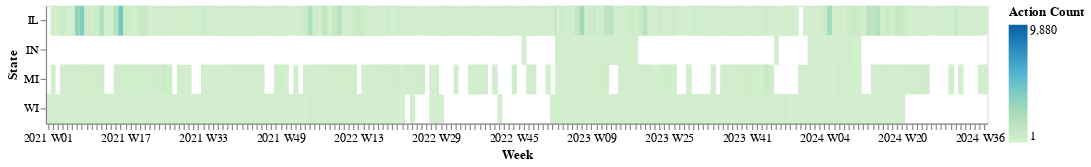

The code cell stored with this chart in its notebook:
### Markdown cell above
### 4.1 - Actions Heatmap

Generate a heatmap (using `mark_rect`) with:

- a row per state
- each row consists of shaded marks with shading based on the total action count for a given week

Tip: Use the 'yearweek(date)' aggregation for the X channel.

See `imgs/ex4.1.png`.

### Code cell
def actions_heatmap_scaled(df):

    df_agg = df.groupby(["state", "date"]).size().reset_index(name="count")

    # https://altair-viz.github.io/gallery/histogram_heatmap.html
    chart = alt.Chart(df_agg).mark_rect().encode(
        x = alt.X('yearweek(date):O', title='Week'),
        y = alt.Y('state:N', title = 'State'),
        color = alt.Color('count:Q', title='Action Count', scale=alt.Scale(scheme='greenblue'))
    ).properties(
        width=800,
        height=100
    )

    return chart

actions_heatmap_scaled(actions_df())

### Figure 1 — Vega-Lite specification as saved in the notebook (floating-point values rounded to 4 significant figures; data arrays with more than 128 entries replaced by an {"elided": "..."} marker saying what was removed)
{"config": {"view": {"continuousWidth": 300, "continuousHeight": 300}}, "data": {"name": "data-440929bf21d4f6f3d7e5c8908d2b52bd"}, "mark": {"type": "rect"}, "encoding": {"color": {"field": "count", "scale": {"scheme": "greenblue"}, "title": "Action Count", "type": "quantitative"}, "x": {"field": "date", "timeUnit": "yearweek", "title": "Week", "type": "ordinal"}, "y": {"field": "state", "title": "State", "type": "nominal"}}, "height": 100, "width": 800, "$schema": "https://vega.github.io/schema/vega-lite/v5.20.1.json", "datasets": {"data-440929bf21d4f6f3d7e5c8908d2b52bd": {"elided": "2106 records"}}}
